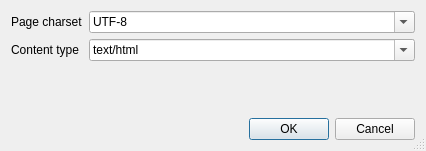
<?xml version="1.0" encoding="UTF-8"?>
<ui version="4.0">
 <class>PropertiesPage</class>
 <widget class="QDialog" name="PropertiesPage">
  <property name="windowModality">
   <enum>Qt::ApplicationModal</enum>
  </property>
  <property name="geometry">
   <rect>
    <x>0</x>
    <y>0</y>
    <width>426</width>
    <height>151</height>
   </rect>
  </property>
  <property name="windowTitle">
   <string>Page properties</string>
  </property>
  <property name="sizeGripEnabled">
   <bool>true</bool>
  </property>
  <property name="modal">
   <bool>true</bool>
  </property>
  <layout class="QVBoxLayout" name="verticalLayout">
   <item>
    <layout class="QFormLayout" name="formLayout">
     <item row="0" column="0">
      <widget class="QLabel" name="label">
       <property name="text">
        <string>Page charset</string>
       </property>
      </widget>
     </item>
     <item row="0" column="1">
      <widget class="QComboBox" name="page_charset">
       <property name="editable">
        <bool>true</bool>
       </property>
       <item>
        <property name="text">
         <string>UTF-8</string>
        </property>
       </item>
       <item>
        <property name="text">
         <string>SJIS</string>
        </property>
       </item>
       <item>
        <property name="text">
         <string>ISO-8859-15</string>
        </property>
       </item>
       <item>
        <property name="text">
         <string>windows-1252</string>
        </property>
       </item>
      </widget>
     </item>
     <item row="1" column="0">
      <widget class="QLabel" name="label_2">
       <property name="text">
        <string>Content type</string>
       </property>
      </widget>
     </item>
     <item row="1" column="1">
      <widget class="QComboBox" name="page_content_type">
       <property name="editable">
        <bool>true</bool>
       </property>
       <item>
        <property name="text">
         <string>text/html</string>
        </property>
       </item>
       <item>
        <property name="text">
         <string>text/plain</string>
        </property>
       </item>
       <item>
        <property name="text">
         <string>text/css</string>
        </property>
       </item>
       <item>
        <property name="text">
         <string>text/javascript</string>
        </property>
       </item>
       <item>
        <property name="text">
         <string>text/xml</string>
        </property>
       </item>
       <item>
        <property name="text">
         <string>application/xhtml+xml</string>
        </property>
       </item>
       <item>
        <property name="text">
         <string>application/rss+xml</string>
        </property>
       </item>
      </widget>
     </item>
    </layout>
   </item>
   <item>
    <widget class="QDialogButtonBox" name="buttonBox">
     <property name="orientation">
      <enum>Qt::Horizontal</enum>
     </property>
     <property name="standardButtons">
      <set>QDialogButtonBox::Cancel|QDialogButtonBox::Ok</set>
     </property>
    </widget>
   </item>
  </layout>
 </widget>
 <resources/>
 <connections>
  <connection>
   <sender>buttonBox</sender>
   <signal>accepted()</signal>
   <receiver>PropertiesPage</receiver>
   <slot>accept()</slot>
   <hints>
    <hint type="sourcelabel">
     <x>257</x>
     <y>141</y>
    </hint>
    <hint type="destinationlabel">
     <x>157</x>
     <y>274</y>
    </hint>
   </hints>
  </connection>
  <connection>
   <sender>buttonBox</sender>
   <signal>rejected()</signal>
   <receiver>PropertiesPage</receiver>
   <slot>reject()</slot>
   <hints>
    <hint type="sourcelabel">
     <x>325</x>
     <y>141</y>
    </hint>
    <hint type="destinationlabel">
     <x>286</x>
     <y>274</y>
    </hint>
   </hints>
  </connection>
 </connections>
</ui>
